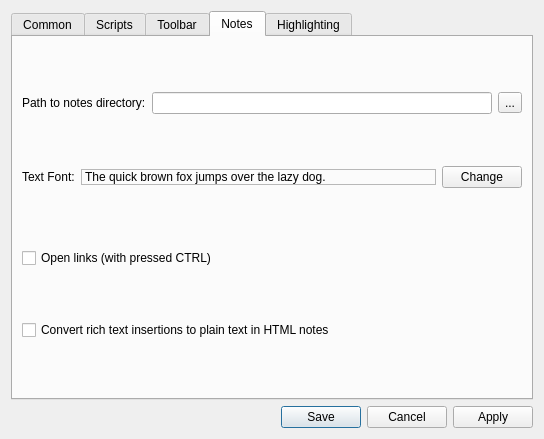
<?xml version="1.0" encoding="UTF-8"?>
<ui version="4.0">
 <class>configDialog</class>
 <widget class="QDialog" name="configDialog">
  <property name="geometry">
   <rect>
    <x>0</x>
    <y>0</y>
    <width>544</width>
    <height>439</height>
   </rect>
  </property>
  <property name="windowTitle">
   <string>Preferences</string>
  </property>
  <property name="windowIcon">
   <iconset>
    <normaloff>:/res/settings.png</normaloff>:/res/settings.png</iconset>
  </property>
  <layout class="QVBoxLayout" name="verticalLayout">
   <item>
    <widget class="QTabWidget" name="tabWidget">
     <property name="currentIndex">
      <number>3</number>
     </property>
     <widget class="QWidget" name="tab">
      <attribute name="title">
       <string>Common</string>
      </attribute>
      <layout class="QVBoxLayout" name="verticalLayout_2">
       <item>
        <layout class="QHBoxLayout" name="horizontalLayout_8">
         <item>
          <widget class="QLabel" name="label_3">
           <property name="text">
            <string>Tabs position:</string>
           </property>
          </widget>
         </item>
         <item>
          <widget class="QComboBox" name="cmb_TabPosition">
           <item>
            <property name="text">
             <string>North</string>
            </property>
           </item>
           <item>
            <property name="text">
             <string>South</string>
            </property>
           </item>
           <item>
            <property name="text">
             <string>West</string>
            </property>
           </item>
           <item>
            <property name="text">
             <string>East</string>
            </property>
           </item>
          </widget>
         </item>
        </layout>
       </item>
       <item>
        <layout class="QGridLayout" name="gridLayout_3">
         <item row="0" column="0">
          <widget class="QCheckBox" name="cb_ShowHidden">
           <property name="text">
            <string>Show hidden files</string>
           </property>
          </widget>
         </item>
         <item row="0" column="1">
          <widget class="QCheckBox" name="cb_ShowExtensions">
           <property name="text">
            <string>Show files extensions</string>
           </property>
          </widget>
         </item>
        </layout>
       </item>
       <item>
        <spacer name="verticalSpacer_2">
         <property name="orientation">
          <enum>Qt::Orientation::Vertical</enum>
         </property>
         <property name="sizeHint" stdset="0">
          <size>
           <width>20</width>
           <height>40</height>
          </size>
         </property>
        </spacer>
       </item>
       <item>
        <layout class="QGridLayout" name="gridLayout">
         <item row="0" column="0">
          <widget class="QCheckBox" name="cb_HideStart">
           <property name="text">
            <string>Hide in tray on start</string>
           </property>
          </widget>
         </item>
         <item row="0" column="1">
          <widget class="QCheckBox" name="cb_StayTop">
           <property name="text">
            <string>Stay on top</string>
           </property>
          </widget>
         </item>
         <item row="1" column="0">
          <widget class="QCheckBox" name="cb_FrameHide">
           <property name="text">
            <string>Hide window's frame</string>
           </property>
          </widget>
         </item>
        </layout>
       </item>
       <item>
        <spacer name="verticalSpacer_3">
         <property name="orientation">
          <enum>Qt::Orientation::Vertical</enum>
         </property>
         <property name="sizeHint" stdset="0">
          <size>
           <width>20</width>
           <height>40</height>
          </size>
         </property>
        </spacer>
       </item>
       <item>
        <layout class="QVBoxLayout" name="verticalLayout_6">
         <item>
          <widget class="QCheckBox" name="cb_SingleInstance">
           <property name="text">
            <string>Use only one running instance of zNotes</string>
           </property>
          </widget>
         </item>
         <item>
          <widget class="QCheckBox" name="cb_CopyStartRaise">
           <property name="enabled">
            <bool>false</bool>
           </property>
           <property name="text">
            <string>Raise main window on starting application copy</string>
           </property>
          </widget>
         </item>
        </layout>
       </item>
       <item>
        <spacer name="verticalSpacer">
         <property name="orientation">
          <enum>Qt::Orientation::Vertical</enum>
         </property>
         <property name="sizeHint" stdset="0">
          <size>
           <width>20</width>
           <height>40</height>
          </size>
         </property>
        </spacer>
       </item>
       <item>
        <layout class="QHBoxLayout" name="horizontalLayout_6">
         <item>
          <widget class="QCheckBox" name="cb_LanguageCustom">
           <property name="text">
            <string>Use custom language:</string>
           </property>
          </widget>
         </item>
         <item>
          <widget class="QComboBox" name="cmb_Language">
           <property name="enabled">
            <bool>false</bool>
           </property>
          </widget>
         </item>
        </layout>
       </item>
      </layout>
     </widget>
     <widget class="QWidget" name="tab_2">
      <attribute name="title">
       <string>Scripts</string>
      </attribute>
      <layout class="QVBoxLayout" name="verticalLayout_3">
       <item>
        <widget class="QTableView" name="tabScripts">
         <property name="selectionMode">
          <enum>QAbstractItemView::SelectionMode::SingleSelection</enum>
         </property>
         <property name="selectionBehavior">
          <enum>QAbstractItemView::SelectionBehavior::SelectRows</enum>
         </property>
        </widget>
       </item>
       <item>
        <layout class="QHBoxLayout" name="horizontalLayout_4">
         <item>
          <widget class="QPushButton" name="btn_ScriptAdd">
           <property name="text">
            <string>Add</string>
           </property>
           <property name="icon">
            <iconset>
             <normaloff>:/res/add.png</normaloff>:/res/add.png</iconset>
           </property>
          </widget>
         </item>
         <item>
          <widget class="QPushButton" name="btn_ScriptRemove">
           <property name="text">
            <string>Remove</string>
           </property>
           <property name="icon">
            <iconset>
             <normaloff>:/res/remove.png</normaloff>:/res/remove.png</iconset>
           </property>
          </widget>
         </item>
        </layout>
       </item>
       <item>
        <layout class="QHBoxLayout" name="horizontalLayout_3">
         <item>
          <widget class="QCheckBox" name="cb_ScriptShowOutput">
           <property name="text">
            <string>Show script's output</string>
           </property>
          </widget>
         </item>
         <item>
          <widget class="QCheckBox" name="cb_ScriptCopyOutput">
           <property name="text">
            <string>Copy script's output to clipboard</string>
           </property>
          </widget>
         </item>
        </layout>
       </item>
      </layout>
     </widget>
     <widget class="QWidget" name="toolbar">
      <attribute name="title">
       <string>Toolbar</string>
      </attribute>
      <layout class="QVBoxLayout" name="verticalLayout_10">
       <item>
        <layout class="QVBoxLayout" name="verticalLayout_9">
         <item>
          <layout class="QHBoxLayout" name="horizontalLayout_10">
           <item>
            <widget class="QListView" name="listActions"/>
           </item>
           <item>
            <layout class="QVBoxLayout" name="verticalLayout_5">
             <item>
              <widget class="QPushButton" name="butActionAdd">
               <property name="enabled">
                <bool>false</bool>
               </property>
               <property name="text">
                <string/>
               </property>
               <property name="icon">
                <iconset resource="znotes.qrc">
                 <normaloff>:/res/te/right.png</normaloff>:/res/te/right.png</iconset>
               </property>
              </widget>
             </item>
             <item>
              <widget class="QPushButton" name="butActionRemove">
               <property name="enabled">
                <bool>false</bool>
               </property>
               <property name="text">
                <string/>
               </property>
               <property name="icon">
                <iconset resource="znotes.qrc">
                 <normaloff>:/res/te/left.png</normaloff>:/res/te/left.png</iconset>
               </property>
              </widget>
             </item>
             <item>
              <widget class="QPushButton" name="butActionTop">
               <property name="enabled">
                <bool>false</bool>
               </property>
               <property name="text">
                <string/>
               </property>
               <property name="icon">
                <iconset resource="znotes.qrc">
                 <normaloff>:/res/te/up.png</normaloff>:/res/te/up.png</iconset>
               </property>
              </widget>
             </item>
             <item>
              <widget class="QPushButton" name="butActionBottom">
               <property name="enabled">
                <bool>false</bool>
               </property>
               <property name="text">
                <string/>
               </property>
               <property name="icon">
                <iconset resource="znotes.qrc">
                 <normaloff>:/res/te/down.png</normaloff>:/res/te/down.png</iconset>
               </property>
              </widget>
             </item>
            </layout>
           </item>
           <item>
            <widget class="QListView" name="listToolbarActions"/>
           </item>
          </layout>
         </item>
         <item>
          <layout class="QHBoxLayout" name="horizontalLayout_9">
           <item>
            <widget class="QLabel" name="label_4">
             <property name="text">
              <string>Icon size</string>
             </property>
            </widget>
           </item>
           <item>
            <widget class="QComboBox" name="cb_IconsSize">
             <item>
              <property name="text">
               <string>16</string>
              </property>
             </item>
             <item>
              <property name="text">
               <string>22</string>
              </property>
             </item>
             <item>
              <property name="text">
               <string>32</string>
              </property>
             </item>
             <item>
              <property name="text">
               <string>48</string>
              </property>
             </item>
            </widget>
           </item>
          </layout>
         </item>
         <item>
          <widget class="QCheckBox" name="cb_IconsUseSystemTheme">
           <property name="text">
            <string>Use system icons theme if possible</string>
           </property>
          </widget>
         </item>
        </layout>
       </item>
      </layout>
     </widget>
     <widget class="QWidget" name="notes">
      <attribute name="title">
       <string>Notes</string>
      </attribute>
      <layout class="QVBoxLayout" name="verticalLayout_4">
       <item>
        <layout class="QHBoxLayout" name="horizontalLayout">
         <item>
          <widget class="QLabel" name="label">
           <property name="text">
            <string>Path to notes directory:</string>
           </property>
          </widget>
         </item>
         <item>
          <widget class="QLineEdit" name="ed_NotesPath">
           <property name="readOnly">
            <bool>true</bool>
           </property>
          </widget>
         </item>
         <item>
          <widget class="QToolButton" name="btn_NotesPath">
           <property name="text">
            <string>...</string>
           </property>
          </widget>
         </item>
        </layout>
       </item>
       <item>
        <layout class="QHBoxLayout" name="horizontalLayout_2">
         <property name="bottomMargin">
          <number>8</number>
         </property>
         <item>
          <widget class="QLabel" name="label_2">
           <property name="sizePolicy">
            <sizepolicy hsizetype="Maximum" vsizetype="Preferred">
             <horstretch>0</horstretch>
             <verstretch>0</verstretch>
            </sizepolicy>
           </property>
           <property name="text">
            <string>Text Font:</string>
           </property>
          </widget>
         </item>
         <item>
          <widget class="QLabel" name="lb_FontExample">
           <property name="sizePolicy">
            <sizepolicy hsizetype="Preferred" vsizetype="Fixed">
             <horstretch>0</horstretch>
             <verstretch>0</verstretch>
            </sizepolicy>
           </property>
           <property name="frameShape">
            <enum>QFrame::Shape::StyledPanel</enum>
           </property>
           <property name="text">
            <string>The quick brown fox jumps over the lazy dog.</string>
           </property>
          </widget>
         </item>
         <item>
          <widget class="QPushButton" name="btn_FontChange">
           <property name="sizePolicy">
            <sizepolicy hsizetype="Fixed" vsizetype="Fixed">
             <horstretch>0</horstretch>
             <verstretch>0</verstretch>
            </sizepolicy>
           </property>
           <property name="text">
            <string>Change</string>
           </property>
          </widget>
         </item>
        </layout>
       </item>
       <item>
        <widget class="QCheckBox" name="cb_NoteLinksOpen">
         <property name="text">
          <string>Open links (with pressed CTRL)</string>
         </property>
        </widget>
       </item>
       <item>
        <widget class="QCheckBox" name="cb_NotePastePlaintext">
         <property name="text">
          <string>Convert rich text insertions to plain text in HTML notes</string>
         </property>
        </widget>
       </item>
      </layout>
     </widget>
     <widget class="QWidget" name="highlight">
      <attribute name="title">
       <string>Highlighting</string>
      </attribute>
      <layout class="QVBoxLayout" name="verticalLayout_7">
       <item>
        <widget class="QCheckBox" name="cb_NoteHighlight">
         <property name="text">
          <string>Highlight text in notes</string>
         </property>
        </widget>
       </item>
       <item>
        <layout class="QHBoxLayout" name="horizontalLayout_7">
         <item>
          <widget class="QTableView" name="highlightRulesTableView">
           <property name="sizePolicy">
            <sizepolicy hsizetype="Expanding" vsizetype="MinimumExpanding">
             <horstretch>0</horstretch>
             <verstretch>0</verstretch>
            </sizepolicy>
           </property>
           <property name="selectionMode">
            <enum>QAbstractItemView::SelectionMode::SingleSelection</enum>
           </property>
           <property name="selectionBehavior">
            <enum>QAbstractItemView::SelectionBehavior::SelectRows</enum>
           </property>
          </widget>
         </item>
         <item>
          <layout class="QVBoxLayout" name="verticalLayout_8">
           <item>
            <spacer name="verticalSpacer_6">
             <property name="orientation">
              <enum>Qt::Orientation::Vertical</enum>
             </property>
             <property name="sizeHint" stdset="0">
              <size>
               <width>20</width>
               <height>40</height>
              </size>
             </property>
            </spacer>
           </item>
           <item>
            <widget class="QPushButton" name="highlightRuleAddButton">
             <property name="text">
              <string/>
             </property>
             <property name="icon">
              <iconset>
               <normaloff>:/res/add.png</normaloff>:/res/add.png</iconset>
             </property>
            </widget>
           </item>
           <item>
            <spacer name="verticalSpacer_5">
             <property name="orientation">
              <enum>Qt::Orientation::Vertical</enum>
             </property>
             <property name="sizeHint" stdset="0">
              <size>
               <width>20</width>
               <height>40</height>
              </size>
             </property>
            </spacer>
           </item>
           <item>
            <widget class="QPushButton" name="highlightRuleUpButton">
             <property name="enabled">
              <bool>false</bool>
             </property>
             <property name="text">
              <string/>
             </property>
             <property name="icon">
              <iconset resource="znotes.qrc">
               <normaloff>:/res/te/up.png</normaloff>:/res/te/up.png</iconset>
             </property>
            </widget>
           </item>
           <item>
            <widget class="QPushButton" name="highlightRuleDownButton">
             <property name="enabled">
              <bool>false</bool>
             </property>
             <property name="text">
              <string/>
             </property>
             <property name="icon">
              <iconset resource="znotes.qrc">
               <normaloff>:/res/te/down.png</normaloff>:/res/te/down.png</iconset>
             </property>
            </widget>
           </item>
           <item>
            <spacer name="verticalSpacer_4">
             <property name="orientation">
              <enum>Qt::Orientation::Vertical</enum>
             </property>
             <property name="sizeHint" stdset="0">
              <size>
               <width>20</width>
               <height>40</height>
              </size>
             </property>
            </spacer>
           </item>
           <item>
            <widget class="QPushButton" name="highlightRuleRemoveButton">
             <property name="enabled">
              <bool>false</bool>
             </property>
             <property name="text">
              <string/>
             </property>
             <property name="icon">
              <iconset>
               <normaloff>:/res/remove.png</normaloff>:/res/remove.png</iconset>
             </property>
            </widget>
           </item>
           <item>
            <spacer name="verticalSpacer_7">
             <property name="orientation">
              <enum>Qt::Orientation::Vertical</enum>
             </property>
             <property name="sizeHint" stdset="0">
              <size>
               <width>20</width>
               <height>40</height>
              </size>
             </property>
            </spacer>
           </item>
          </layout>
         </item>
        </layout>
       </item>
      </layout>
     </widget>
    </widget>
   </item>
   <item>
    <widget class="QDialogButtonBox" name="buttonBox">
     <property name="standardButtons">
      <set>QDialogButtonBox::StandardButton::Apply|QDialogButtonBox::StandardButton::Cancel|QDialogButtonBox::StandardButton::Save</set>
     </property>
    </widget>
   </item>
  </layout>
 </widget>
 <resources>
  <include location="znotes.qrc"/>
 </resources>
 <connections>
  <connection>
   <sender>cb_LanguageCustom</sender>
   <signal>clicked(bool)</signal>
   <receiver>cmb_Language</receiver>
   <slot>setEnabled(bool)</slot>
   <hints>
    <hint type="sourcelabel">
     <x>248</x>
     <y>238</y>
    </hint>
    <hint type="destinationlabel">
     <x>409</x>
     <y>238</y>
    </hint>
   </hints>
  </connection>
  <connection>
   <sender>cb_SingleInstance</sender>
   <signal>toggled(bool)</signal>
   <receiver>cb_CopyStartRaise</receiver>
   <slot>setEnabled(bool)</slot>
   <hints>
    <hint type="sourcelabel">
     <x>107</x>
     <y>193</y>
    </hint>
    <hint type="destinationlabel">
     <x>269</x>
     <y>191</y>
    </hint>
   </hints>
  </connection>
 </connections>
</ui>
